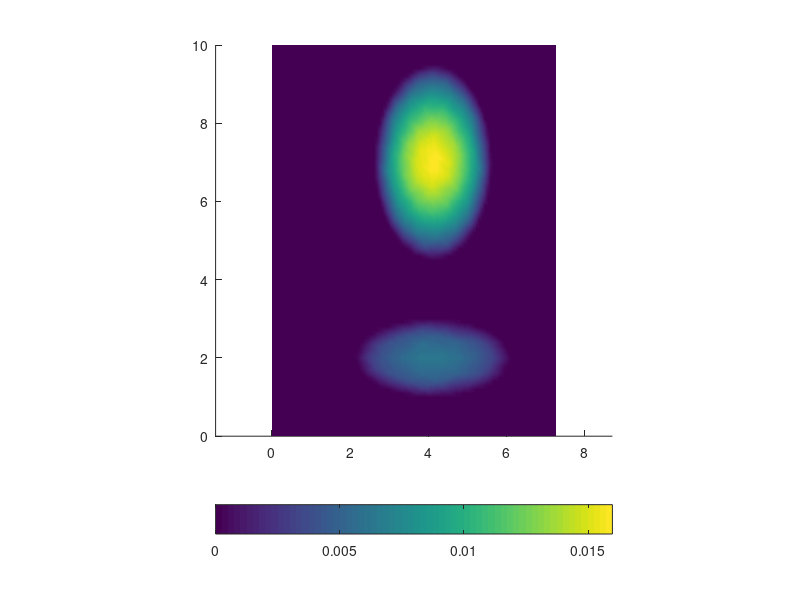

The MATLAB source for this figure: (Note: this script raises an error after producing the figure.)
% 15/11/2017 : Correction d'un champ par minimisation de la dérivée
% Version modernisée
 
clear all;
close all;
 
Norm       = 1;
ordpD      = 15;
ordp       = 15;
sideL      = 20; % Nb of points on the domain (for integral approximation)
pm4        = -4; % Position of the 1d line
upper_term = 0; % If 0 : keep only terms st i+j<ordp
id_crack   = 1;  % Should I identify the crack (binary stuff) ?
threshold  = .1;  % Threshold for the crack

%VAR = load('fields/AnBnoplanel615.mat');
%VAR = load('fields/AnBsmile615.mat');
%VAR = load('fields/AnBlosange2l615.mat');
%VAR = load('fields/AnBlosange615.mat');
%VAR = load('fields/AnBm15b10.mat');
%VAR = load('fields/AnBs1013.mat');
VAR = load('fields/AnBm15.mat');
%VAR = load('fields/AnBm415.mat');
%VAR = load('fields/AnBs15.mat');
%VAR = load('fields/AnBs15b1.mat');
%VAR = load('fields/AnBs215b1.mat');
%VAR = load('fields/AnBnoplane2615.mat');

Lhso = VAR.Lhs; Rhso = VAR.Rhs; Xs = VAR.Xs; Ys = VAR.Ys; ordpo = VAR.ordp;
X0 = VAR.X0; Y0 = VAR.Y0; Lx = VAR.Lx; Ly = VAR.Ly;
L1x = VAR.L1x; L2x = VAR.L2x; L1y = VAR.L1y; L2y = VAR.L2y;
uplo1 = VAR.uplo1; uplo = VAR.uplo;

% Re-build the smaller Lhs and Rhs
Lhs = zeros((ordp+1)^2); Rhs = zeros((ordp+1)^2,1);
for k = 0:ordp
   for l = 0:ordp
      Rhs(1+l+(ordp+1)*k) = Rhso(1+l+(ordpo+1)*k);
      for i = 0:ordp
         for j = 0:ordp
            Lhs( 1+l+(ordp+1)*k , 1+j+(ordp+1)*i ) = ...
                              Lhso( 1+l+(ordpo+1)*k , 1+j+(ordpo+1)*i );
         end
      end
   end
end

if upper_term == 0 % Remove upper order terms
   toremove = [];
   for i=0:ordp
      for j=0:ordp
         if i+j>ordp
            toremove(end+1) = 1+j+(ordp+1)*i;
         end
      end
   end
   tokeep = setdiff(1:size(Rhs,1),toremove);
   
   toremoveD = [];
   for i=0:ordpD
      for j=0:ordpD
         if i+j>ordpD
            toremoveD(end+1) = 1+j+(ordpD+1)*i;
         end
      end
   end
   tokeepD = setdiff(1:(ordpD+1)^2,toremoveD);
else
   tokeep  = 1:size(Rhs,1);
   tokeepD = 1:(ordpD+1)^2;
end

nxs = (max(Xs)-min(Xs))/100; nys = (max(Ys)-min(Ys))/100;
X = min(Xs):nxs:max(Xs); Y = min(Ys):nys:max(Ys); 
% The reference
figure;
hold on;
surf(X,Y,uplo1);
shading interp;
colorbar();
axis('equal');
%caxis( [-0.011621, 0.016879] );
%caxis( [-8.9798e-04, 0.0035356 ]);
colorbar('SouthOutside');

McCoef = zeros(size(Rhs));
McCoef(tokeep) = -Lhs(tokeep,tokeep)\Rhs(tokeep);
solup = zeros(101,101);
for k=0:ordp
   for l=0:ordp
      solup = solup + McCoef(1+l+(ordp+1)*k) .* (X/Lx-X0)'.^k * (Y/Lx-Y0).^l;
   end
end
solup = solup';
% Find the coefficients on the rest of the base, that minimize the derivative.
% First, build a basis that is orthogonal (in sense of Legendre) to the first vectors

% Matrix for the L2 Inner product
PS0 = zeros((ordpD+1)^2);
for i=0:ordpD
   for j=0:ordpD
      for k=0:ordpD
         for l=0:ordpD
            ordx = i+k+1;
            ordy = j+l+1;
            %if mod(ordx,1) == 0 && mod(ordy,1) == 0 % Provided L1x = -L2x && L1y = -L2y
               PS0(j+1+(ordpD+1)*i,l+1+(ordpD+1)*k) = ...
                    Lx^2*(L2x^ordx - L1x^ordx)/ordx * (L2y^ordy - L1y^ordy)/ordy;
                    % Lx* beacuse there is a variable change x' = Lx*x and y'=Lx*y
            %end
         end
      end
   end
end

%figure
%plot(log(abs(eig(PS0))));

% Reshape the matrix
DiagMult = sqrt(diag(1./diag(PS0)));

%PS0p = zeros((ordpD+1)^2); % Re-compute with the shaped form (actually, I'm not sure it's useful)
%for i=0:ordpD
%   for j=0:ordpD
%      for k=0:ordpD
%         for l=0:ordpD
%            ordx = i+k+1;
%            ordy = j+l+1;
%            if mod(ordx,1) == 0 && mod(ordy,1) == 0 % Provided L1x = -L2x && L1y = -L2y
%               PS0p(j+1+(ordpD+1)*i,l+1+(ordpD+1)*k) = ...
%                    DiagMult(j+1+(ordpD+1)*i,j+1+(ordpD+1)*i) * ...
%                    DiagMult(l+1+(ordpD+1)*k,l+1+(ordpD+1)*k) * ...
%                    Lx^2*(L2x^ordx - L1x^ordx)/ordx * (L2y^ordy - L1y^ordy)/ordy;
%                    % Lx* beacuse there is a variable change x' = Lx*x and y'=Lx*y
%            end
%         end
%      end
%   end
%end

PS0p = DiagMult'*PS0*DiagMult; % (This reshape appears to be useless)
%PS0p = PS0;

%    [PassD, ~] = eig(LhsO); % This matrix gives the Legendre basis
%    PassD = eye((ordpD+1)^2);
[PS0p,dist] = closestSPD(PS0p); % Just in case PS0p is not SPD because of floats
if dist > 1e-5
   warning('Frobenius distance to closest SPD is',num2str(dist));
end
PassD1 = chol(PS0p,'lower');     %CHOLESKI
%for i=1:size(PassD1,2) % Normalize the stuff
%   PassD1(:,i) = PassD1(:,i) / norm(PassD1(:,i));
%end
PassD = inv(PassD1');
PassD = DiagMult * PassD ;

%PS0D = PassD'*PS0*PassD;  % Debug check
%bug;

tic
 
if Norm == 2
   % Matrix for the "H1-L2" Inner product
   PS1 = zeros((ordpD+1)^2);
   for i=0:ordpD
      for j=0:ordpD
         for k=0:ordpD
            for l=0:ordpD
               if k+i>1
                  PS1(j+1+(ordpD+1)*i,l+1+(ordpD+1)*k) = ...
                        PS1(j+1+(ordpD+1)*i,l+1+(ordpD+1)*k) + ...
                        1/Lx^2*k*i*(L2x^(k+i-1)-L1x^(k+i-1))*(L2y^(l+j+1)-L1y^(l+j+1))/...
                                             ((k+i-1)*(l+j+1));
               end
               if l+j>1
                  PS1(j+1+(ordpD+1)*i,l+1+(ordpD+1)*k) = ...
                        PS1(j+1+(ordpD+1)*i,l+1+(ordpD+1)*k) +...
                        1/Ly^2*l*j*(L2x^(k+i+1)-L1x^(k+i+1))*(L2y^(l+j-1)-L1y^(l+j-1))/...
                                             ((k+i+1)*(l+j-1));
               end
            end
         end
      end
   end
   
   RhsR = zeros((ordpD+1)^2,1);
   for i=0:ordp
      for j=0:ordp
         for k=0:ordpD
            for l=0:ordpD
               if i+k>1
                  RhsR(l+1+(ordpD+1)*k) = RhsR(l+1+(ordpD+1)*k) - McCoef(1+j+(ordp+1)*i) * ...
                        1/Lx^2*i*k*(L2x^(i+k-1)-L1x^(i+k-1))*(L2y^(j+l+1)-L1y^(j+l+1))/((i+k-1)*(j+l+1));
               end
               if j+l>1
                  RhsR(l+1+(ordpD+1)*k) = RhsR(l+1+(ordpD+1)*k) - McCoef(1+j+(ordp+1)*i) * ...
                        1/Ly^2*j*l*(L2x^(i+k+1)-L1x^(i+k+1))*(L2y^(j+l-1)-L1y^(j+l-1))/((i+k+1)*(j+l-1));
               end
            end
         end
      end
   end

   RhsD = zeros((ordpD+1)^2,1); % Will be truncated later : for now, it contains all the coeffs from 0 to ordpD

%   if upper_term == 0 % Put upper terms to 0
%      RhsR(toremoveD) = 0;
%      PS1(toremoveD,:) = 0;
%      PS1(:,toremoveD) = 0;
%%      PS1(toremoveD,toremoveD) = eye(size(toremove,2));
%   end
   
   LhsD = PassD'*PS1*PassD;
   RhsD1 = PassD'*RhsR;
   % We are only using the last vectors from the basis : put zeros
   for k=0:ordp
      for l=0:ordp
%          if (k<=ordp && l<=ordp)
            LhsD(l+1+(ordpD+1)*k,:) = 0;
            LhsD(:,l+1+(ordpD+1)*k) = 0;
%         end
      end
   end

   % At this point, there are plenty of zero columns (and lines) in LhsD.
   % We are going to add identity on those in order to make the system invertible
   % This has no impact on the solution as the RhsD in front is 0.
   for i=0:ordpD
      for j=0:ordpD
         if norm(LhsD(j+1+(ordpD+1)*i,:)) == 0
            LhsD(j+1+(ordpD+1)*i,j+1+(ordpD+1)*i) = 1;
            RhsD1(j+1+(ordpD+1)*i) = 0;
         end
      end
   end
   RhsD = RhsD1;
   McCoefD = LhsD\RhsD;
   
   % Go back to the regular basis (not the orthogonal one)
   McCoefD0 = PassD*McCoefD;

   % Add it to solup
   X = min(Xs):nxs:max(Xs); Y = min(Ys):nys:max(Ys); 
   solupp = solup'; % Because of the transpose
%   for k=0:ordpD
%      for l=0:ordpD
%         for ii=0:k
%            for jj=0:l
%               solupp = solupp + PassD(jj+1+(ordpD+1)*ii, l+1+(ordpD+1)*k) * ...
%                       McCoefD(1+l+(ordpD+1)*k) .* (X/Lx-X0)'.^ii * (Y/Lx-Y0).^jj;
%            end
%         end
%      end
%   end
   for k=0:ordpD
      for l=0:ordpD
         solupp = solupp + ...
                  McCoefD0(1+l+(ordpD+1)*k) .* (X/Lx-X0)'.^k * (Y/Lx-Y0).^l;
      end
   end
   solupp = solupp';

   figure;
   hold on;
   surf(X,Y,solupp);
   shading interp;
   colorbar();
   axis('equal');
   %caxis( [-0.011621, 0.016879] );
   %caxis( [-8.9798e-04, 0.0035356 ]);
   %caxis( [-0.0031520, 0.0044433 ]);
   colorbar('SouthOutside');
   
   error = norm( solupp(:)-uplo1(:) ) / norm(uplo1(:));
   pospp = .5*(abs(solupp)+solupp);
   errora = norm( pospp(:)-uplo1(:) ) / norm(uplo1(:));
   
   if id_crack == 1 % Identify the crack
      crackID = zeros(size(solupp));
      maxto = max(max(solupp))*threshold;
      tofind = find( solupp>maxto )-1;
      indicei = rem( tofind , size(solupp,1) )+1;
      indicej = floor( tofind / size(solupp,1) )+1;
      
      for i = 1:size(tofind,1)
         crackID(indicei(i),indicej(i)) = 1;
      end
      
      crackRef = zeros(size(uplo1));
      maxto = max(max(uplo1))*1e-5;
      tofind = find( uplo1>maxto )-1;
      indicei = rem( tofind , size(uplo1,1) )+1;
      indicej = floor( tofind / size(uplo1,1) )+1;
      
      for i = 1:size(tofind,1)
         crackRef(indicei(i),indicej(i)) = 1;
      end
   
%      figure;
%      hold on;
%      surf(X,Y,crackRef);
%      shading interp;
%      colorbar();
%      axis('equal');
%   
%      figure;
%      hold on;
%      surf(X,Y,crackID);
%      shading interp;
%      colorbar();
%      axis('equal');

      figure;
      hold on;
      surf(X,Y,2*crackRef+crackID);
      shading interp;
      colorbar();
      axis('equal');
      
      errorID = norm(crackID(:)-crackRef(:))/norm(crackRef(:));
   end

elseif Norm == 1 % L1 norm of the gradient (new beautyful stuff)
   % First task : build the matrix giving the derivatives from the coefficients
   nxs = (max(Xs)-min(Xs))/sideL; nys = (max(Ys)-min(Ys))/sideL;
   X = min(Xs):nxs:max(Xs); Y = min(Ys):nys:max(Ys); 
    
   Ax0 = zeros((sideL+1)^2,(ordpD+1)^2); Ay0 = zeros((sideL+1)^2,(ordpD+1)^2);
   for k=1:ordpD
      for l=0:ordpD
         Amute = 1/Lx*k*(X/Lx-X0)'.^(k-1) * (Y/Lx-Y0).^l;
         Ax0(:,l+1+(ordpD+1)*k) = Amute(:);
         % Lx* beacuse there is a variable change x' = Lx*x and y'=Lx*y
      end
   end
   for k=0:ordpD
      for l=1:ordpD
         Amute = 1/Ly*(X/Lx-X0)'.^k * l*(Y/Lx-Y0).^(l-1);
         Ay0(:,l+1+(ordpD+1)*k) = Amute(:);
         % Lx* beacuse there is a variable change x' = Lx*x and y'=Lx*y
      end
   end
    
   Ax = Ax0*PassD; % Put it in the "Legendre" basis
   Ay = Ay0*PassD;
    
   % ... And re-write over them for the first coefficients (those that are not in the Legendre basis)
   for k=1:ordp
      for l=0:ordp
         Amute = 1/Lx*k*(X/Lx-X0)'.^(k-1) * (Y/Lx-Y0).^l;
         Ax(:,l+1+(ordpD+1)*k) = Amute(:);
      end
   end
   for k=0:ordp
      for l=1:ordp
         Amute = 1/Ly*(X/Lx-X0)'.^k * l*(Y/Lx-Y0).^(l-1);
         Ay(:,l+1+(ordpD+1)*k) = Amute(:);
      end
   end
   
   % Build Isum with the 1/2 on the borders and 1/4 on the corners
   Is2 = ones(sideL+1,1); Is2(1) = .5; Is2(end) = .5;
   Isum = Is2*Is2'; Isum = Isum(:);
   
   % Build the matrix of the linear optim problem
   C = [ zeros(1,(ordpD+1)^2) , Isum' , Isum' ]; %ones(1,2*(sideL+1)^2)

   % Now, the constraint matrix
   Im = zeros(0,(ordpD+1)^2);
   Id = eye((sideL+1)^2);
   Zoo = zeros((sideL+1)^2); Zno = zeros( (sideL+1)^2 , (ordpD+1)^2 );
   
%   Itor(toremove,toremove) = eye(size(toremove)); % For the 
   ind = 1;
   for k=0:ordp
      for l=0:ordp
         Im( ind , 1+l+(ordpD+1)*k ) = 1; % Already-determined coefs
         ind = ind+1;
      end
   end

   Zoom = zeros(size(Im),(sideL+1)^2);
   
   Ac = [ Im, Zoom, Zoom ;...
          Ax, -Id, Zoo ;...
          -Ax, -Id, Zoo ;...
          Ay, Zoo, -Id ;...
          -Ay, Zoo, -Id];
          
   % Lhs of the constraint
   bc = zeros( 4*(sideL+1)^2 , 1 );
   
   a0 = zeros( 0 , 1 ); % Already determined coefficients
   ind = 1;
   for k=0:ordp
      for l=0:ordp
         a0(ind,1) = McCoef(l+1+(ordp+1)*k,1); 
         ind = ind+1;
      end
   end
   
   bc = [a0;bc];
   
   lb = -1e5*ones(2*(sideL+1)^2+(ordpD+1)^2,1);
   ub = 1e5*ones(2*(sideL+1)^2+(ordpD+1)^2,1); % Bounds
   
   cvect = 'C'*ones( 2*(sideL+1)^2 + (ordpD+1)^2 , 1 ); cvect = char(cvect);
   ctype1 = 'S'*ones( ind-1 , 1 );
   ctype2 = 'U'*ones( 4*(sideL+1)^2 , 1 );
   ctype = char( [ctype1;ctype2] );
   
%   if upper_term == 0
%      warning('upper terms not implemented for L1 minimisation');
%   end
   
   %% Call the Solver
   param.lpsolver = 1;
   [ sol2 , minim , errnum , extra ] = glpk ( C' , Ac , bc , lb , ub , ctype , cvect , 1 , param); %(1:27,:)
   sol2 = sol2(1:(ordpD+1)^2);
   
%   %% Alternative : homemade stuff
%   alp = Im\a0;
%   N = null(Im);
%   if size(N,2) > 0
%      sol0 = zeros(size(N,2),1);
%      fctest0 = Isum'*abs(Ax*(alp+N*sol0)) + Isum'*abs(Ay*(alp+N*sol0));
%      ix0 = Ax*(alp+N*sol0); iy0 = Ay*(alp+N*sol0);
%      
%      sol = sol0;
%      solp = sol;
%      
%      Sxr = zeros( size(Ax*N*sol), 100); Syr = zeros( size(Ay*N*sol), 100);
%      Xr  = zeros( size(Ax*N*sol), 100); Yr  = zeros( size(Ay*N*sol), 100);
%      
%      relax = 1;
%      
%      i = 1;
%      for j=1:1000
%         % Compute signs
%         ix = Ax*(alp+N*solp); iy = Ay*(alp+N*solp);
%         Sx = sign(ix); Sy = sign(iy);
%         Xr(:,i) = ix; Yr(:,i) = iy;
%         Sxr(:,i) = Sx; Syr(:,i) = Sy;
%         
%         % Right hand side
%         b = transpose( (Isum.*Sx)'*Ax*N + (Isum.*Sy)'*Ay*N );
%         b = transpose( (Isum.*Sx.*abs(ix0))'*Ax*N + (Isum.*Sy.*abs(iy0))'*Ay*N );
%         b = transpose( (Isum.*ix)'*Ax*N + (Isum.*iy)'*Ax*N );
%         b = transpose( (Isum.*(ix/mean(abs(ix))))'*Ax*N + (Isum.*(iy/mean(abs(iy))))'*Ax*N );
%         
%         dire = b; % Steepest descent direction
%         
%         % Randomize
%         bcand = zeros( size(N,2) , 10*size(N,2)+1 ); socand = zeros(size(bcand));
%         fcand = zeros(1,10*size(N,2)+1);
%         for k=1:10*size(N,2)
%            bcand(:,k)  = abs( rand(size(N,2),1) ) .* dire;
%            socand(:,k) = solp - relax*bcand(:,k);
%            fcand(k) = Isum'*abs(Ax*(alp+N*socand(:,k))) + Isum'*abs(Ay*(alp+N*socand(:,k)));
%         end
%         bcand(:,end) = dire;
%         socand(:,end) = solp - relax*bcand(:,end);
%         fcand(end) = Isum'*abs(Ax*(alp+N*socand(:,end))) + Isum'*abs(Ay*(alp+N*socand(:,end)));
%         
%         % Choose the best one
%         [~,icand] = min(fcand);
%         dire = bcand(:,icand);
%         
%         sol = solp - relax*dire;
%         relaxrec(i)  = relax;
%         fctest(i)    = Isum'*abs(Ax*(alp+N*sol)) + Isum'*abs(Ay*(alp+N*sol));
%         
%         if i>1
%            difftest(i) = fctest(i)-fctest(i-1);
%         else
%            difftest(i) = fctest(i) - fctest0; % First is 0
%         end
%         
%         if i>1 
%            crit2(i) = norm(solp-sol)/norm(solp);
%            ratio(i) = difftest(i)/norm(solp-sol);
%         else
%            crit2(i) = 1;
%         end
%         if crit2(i) < 1e-10
%            break;
%         end
%         
%         indexfirst = max(1,i-1);
%         criterion = max(difftest(indexfirst:i));
%         if criterion <= 0 && relax <= .5
%            relax = 2*relax;
%            relaxmax = relax;
%         elseif difftest(i) > 0
%            relax = .5*relax;
%            i = i-1;
%            sol = solp; % Cancel the iteration
%         end
%            
%         solp = sol;
%         i = i+1;
%      end
%      
%      sol = alp + N*sol;
%   else
%      sol = alp;
%   end
%   
%   bug;
%   %%
%   %% Alternative : homemade stuff
%   alp = Im\a0;
%   N = null(Im);
%   if size(N,2) > 0
%      sol0 = zeros(size(N,2),1); 
%%      X0 = [Ax*N,zeros(size(Ax,1),size(N,2)) ; ...
%%            zeros(size(Ay,1),size(N,2)), Ay*N]*[sol0;sol0];
%      X0 = [Ax*N ; Ay*N]*sol0;
%
%      fctest0 = Isum'*abs(Ax*(alp+N*sol0)) + Isum'*abs(Ay*(alp+N*sol0));
%      ix0 = Ax*(alp+N*sol0); iy0 = Ay*(alp+N*sol0);
%      
%%      sol = sol0; X  = [Ax*N,zeros(size(Ax,1),size(N,2)) ; ...
%%                        zeros(size(Ay,1),size(N,2)), Ay*N]*[sol;sol];
%%      solp = sol; Xp = [Ax*N,zeros(size(Ax,1),size(N,2)) ; ...
%%                        zeros(size(Ay,1),size(N,2)), Ay*N]*[solp;solp];
%      sol = sol0; X  = [Ax*N;Ay*N]*sol;
%      solp = sol; Xp = [Ax*N;Ay*N]*solp;
%      
%      Sxr = zeros( size(Ax*N*sol), 100); Syr = zeros( size(Ay*N*sol), 100);
%      Xr  = zeros( size(Ax*N*sol), 100); Yr  = zeros( size(Ay*N*sol), 100);
%      
%      relax = 1;
%      
%      i = 1;
%      for j=1:100
%         % Compute signs
%         ix = Ax*(alp+N*solp); iy = Ay*(alp+N*solp);
%         Sx = sign(ix); Sy = sign(iy);
%         Xr(:,i) = ix; Yr(:,i) = iy;
%         Sxr(:,i) = Sx; Syr(:,i) = Sy;
%         
%         % Right hand side
%%         b = transpose( (Isum.*Sx)'*Ax*N + (Isum.*Sy)'*Ay*N );
%         b = transpose( [(Isum.*Sx)', (Isum.*Sy)'] );
%%         b = transpose( (Isum.*Sx.*abs(ix0))'*Ax*N + (Isum.*Sy.*abs(iy0))'*Ay*N );
%%         b = transpose( (Isum.*ix)'*Ax*N + (Isum.*iy)'*Ax*N );
%%         b = transpose( (Isum.*(ix/mean(abs(ix))))'*Ax*N + (Isum.*(iy/mean(abs(iy))))'*Ax*N );
%         
%         dire = b; % Steepest descent direction
%         
%%         % Randomize
%%         bcand = zeros( size(N,2) , 10*size(N,2)+1 ); socand = zeros(size(bcand));
%%         fcand = zeros(1,10*size(N,2)+1);
%%         for k=1:10*size(N,2)
%%            bcand(:,k)  = abs( rand(size(N,2),1) ) .* dire;
%%            socand(:,k) = solp - relax*bcand(:,k);
%%            fcand(k) = Isum'*abs(Ax*(alp+N*socand(:,k))) + Isum'*abs(Ay*(alp+N*socand(:,k)));
%%         end
%%         bcand(:,end) = dire;
%%         socand(:,end) = solp - relax*bcand(:,end);
%%         fcand(end) = Isum'*abs(Ax*(alp+N*socand(:,end))) + Isum'*abs(Ay*(alp+N*socand(:,end)));
%%         
%%         % Choose the best one
%%         [~,icand] = min(fcand);
%%         dire = bcand(:,icand);
%         
%         X = Xp - relax*dire;
%         relaxrec(i)  = relax;
%         sol = [Ax*N; Ay*N]\X;  % Projection on the right field
%         fctest(i)    = Isum'*abs(Ax*(alp+N*sol)) + Isum'*abs(Ay*(alp+N*sol));
%         
%         if i>1
%            difftest(i) = fctest(i)-fctest(i-1);
%         else
%            difftest(i) = fctest(i) - fctest0; % First is 0
%         end
%         
%         if i>1 
%            crit2(i) = norm(solp-sol)/norm(solp);
%            ratio(i) = difftest(i)/norm(solp-sol);
%         else
%            crit2(i) = 1;
%         end
%         if crit2(i) < 1e-10
%            break;
%         end
%         
%         indexfirst = max(1,i-1);
%         criterion = max(difftest(indexfirst:i));
%         if criterion <= 0 && relax <= .5
%            relax = 2*relax;
%            relaxmax = relax;
%         elseif difftest(i) > 0
%            relax = .5*relax;
%            i = i-1;
%            sol = solp; % Cancel the iteration
%            X = Xp;
%         end
%            
%         solp = sol; Xp = [Ax*N;Ay*N]*solp;
%         i = i+1;
%      end
%      
%      sol = alp + N*sol;
%   else
%      sol = alp;
%   end
%   
%   bug;
   %%

   sol = sol2;
   
   % Recover the result
%   McCoefDt = zeros(4*(ordpD+1)^2,1);
%   McCoefDt(~toremove) = sol;
%   McCoefDt(~toremove) = sol;

   McCoefDt  = sol(1:(ordpD+1)^2);
%   Xx        = sol((ordpD+1)^2+1:(ordpD+1)^2+(sideL+1)^2);
%   Yy        = sol((ordpD+1)^2+(sideL+1)^2+1:end);
   
   % Remove the already existing coeffs (as it will be added later)
   McCoefD = McCoefDt;
   McCoef0 = McCoefDt-McCoefDt;
   for k=0:ordp
      for l=0:ordp
         McCoefD(l+1+(ordpD+1)*k,1) = 0;
         McCoef0(l+1+(ordpD+1)*k,1) = McCoef(l+1+(ordp+1)*k,1);
      end
   end
   
%   % Debug : see the value without any McCoefDt
%   Xx0 = abs(Ax*McCoef0); Yy0 = abs(Ay*McCoef0);
%   val0 = C*[McCoef0;Xx0;Yy0];
   
   % Add it to solup
   nxs = (max(Xs)-min(Xs))/100; nys = (max(Ys)-min(Ys))/100;
   X = min(Xs):nxs:max(Xs); Y = min(Ys):nys:max(Ys); 
   solupp = solup'; % Because of the transpose
   for k=0:ordpD
      for l=0:ordpD
         for ii=0:k
            for jj=0:l
               solupp = solupp + PassD(jj+1+(ordpD+1)*ii, l+1+(ordpD+1)*k) * ...
                       McCoefD(1+l+(ordpD+1)*k) .* (X/Lx-X0)'.^ii * (Y/Lx-Y0).^jj;
            end
         end
      end
   end
   solupp = solupp';
   
   figure;
   hold on;
   surf(X,Y,solupp);
   shading interp;
   colorbar();
   axis('equal');
   %caxis( [-0.011621, 0.016879] );
   %caxis( [-8.9798e-04, 0.0035356 ]);
   colorbar('SouthOutside');
   
   error = norm( solupp(:)-uplo1(:) ) / norm(uplo1(:));
   
   if id_crack == 1 % Identify the crack
      crackID = zeros(size(solupp));
      maxto = max(max(solupp))*threshold;
      tofind = find( solupp>maxto )-1;
      indicei = rem( tofind , size(solupp,1) )+1;
      indicej = floor( tofind / size(solupp,1) )+1;
      
      for i = 1:size(tofind,1)
         crackID(indicei(i),indicej(i)) = 1;
      end
      
      crackRef = zeros(size(uplo1));
      maxto = max(max(uplo1))*1e-5;
      tofind = find( uplo1>maxto )-1;
      indicei = rem( tofind , size(uplo1,1) )+1;
      indicej = floor( tofind / size(uplo1,1) )+1;
      
      for i = 1:size(tofind,1)
         crackRef(indicei(i),indicej(i)) = 1;
      end
   
%      figure;
%      hold on;
%      surf(X,Y,crackRef);
%      shading interp;
%      colorbar();
%      axis('equal');
%   
%      figure;
%      hold on;
%      surf(X,Y,crackID);
%      shading interp;
%      colorbar();
%      axis('equal');
      
      figure;
      hold on;
      surf(X,Y,2*crackRef+crackID);
      shading interp;
      colorbar();
      axis('equal');

      %errorID = norm(crackID(:)-crackRef(:))/norm(crackRef(:));
      ndof = size(crackRef(:),1);
      errorID  = sum(abs(crackID(:)-crackRef(:)))/ndof;
      errorID2 = sum(abs(crackID(:)-crackRef(:))) / sum(abs(crackID(:)));
   end
   
else % No gradient stuff
   solupp = solup;
   McCoefD = zeros((ordpD+1)^2,1);
end
 
toc
% 
%% Plot on the line X = 4
%figure;
%hold on;
%nys = (max(Ys)-min(Ys))/100;
%Y = min(Ys):nys:max(Ys); X = pm4;

%solup = 0;
%for k=0:ordp
%   for l=0:ordp
%      solup = solup + McCoef(1+l+(ordp+1)*k) .* (X/Lx-X0)'.^k * (Y/Lx-Y0).^l;
%   end
%end

%%plot( Y, solup, 'Color', 'black' );

%solupp = solup;
%for k=0:ordpD
%   for l=0:ordpD

%      for ii=0:k
%         for jj=0:l
%            solupp = solupp + PassD(jj+1+(ordpD+1)*ii, l+1+(ordpD+1)*k) * ...
%                    McCoefD(1+l+(ordpD+1)*k) .* (X/Lx-X0)'.^ii * (Y/Lx-Y0).^jj;
%         end
%      end
%  end
%end
%plot( Y, solupp, 'Color', 'green' );

%% Reference
%plot( Y, uplo(3:3:end), 'Color', 'red' );
